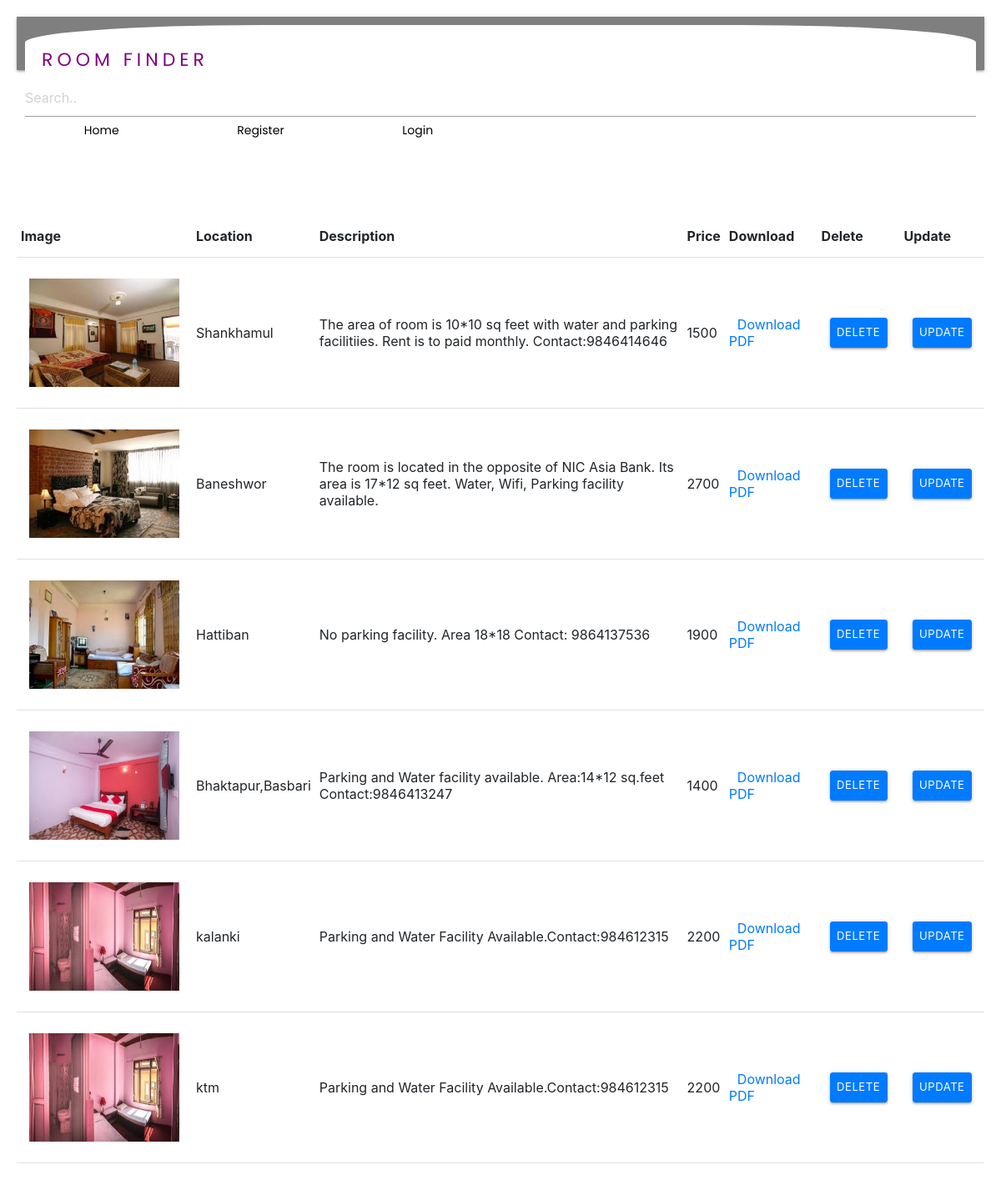
Page /room/ on the committed database.
### addpost/models.py (models this page shows, shortened)
class Room(models.Model):
	pdf = models.ImageField(upload_to = "room/pdfs")
	location = models.TextField()
	description = models.TextField()
	price = models.IntegerField()

### addpost/views.py (the view)
# urls.py: path("room/",views.room_list, name="room"),
def room_list(request):
	room = Room.objects.all()
	query = ""
	if request.GET:
		query = request.GET['q']
		room = get_data_queryset(str(query))
	return render(request,"addpost/room_list.html",{"rooms":room})

### addpost/templates/addpost/room_list.html (shortened to what this page needs)
{% extends "base.html" %}
{% block content %}
{% include "start/navbar.html" %}
<form class = "search-bar" method="get">
	<input type="text" name="q" placeholder="Search.." id="id_q">
</form>
<table>
	<thead>
		<tr>
			<th>Image</th>
			<th>Location</th>
			<th>Description</th>
			<th>Price</th>
			<th>Download</th>
			<th>Delete</th>
			<th>Update</th>
		</tr>
	</thead>
	{% if rooms %}
	<tbody>
		{% for room in rooms %}
		<tr>
			<td>
				<img src="{{room.pdf.url}}" width="200px" height="150px">
			</td>
			<td>{{room.location}}</td>
			<td>{{room.description}}</td>
			<td>{{room.price}}</td>
			<td><a href="{{room.pdf.url}}">Download PDF</a></td>
			<td>
				<form method="POST" action="{% url 'addpost:delete_room' room.pk %}">
					<button type="submit" class="btn btn-primary btn-sm">Delete</button>
				</form>
			</td>
			<td>
				<form method="POST" action="{% url 'addpost:update_room' room.pk %}">
					<button type="submit" class="btn btn-primary btn-sm">Update</button>
				</form>
			</td>
		</tr>
		{% endfor %}
		{% endif %}
	</tbody>
</table>
{% endblock %}

### templates/base.html (shortened to what this page needs)
	{% load static %}
<link rel="stylesheet" type="text/css" href="{% static 'css/style.css' %}">
    <link rel="stylesheet" href="https://cdnjs.cloudflare.com/ajax/libs/materialize/1.0.0/css/materialize.min.css">
{% block content %}
{% endblock %}

### start/templates/start/navbar.html (shortened to what this page needs)
{% load static %}
<link rel="stylesheet" type="text/css" href="{% static 'css/style.css' %}">
<link rel="stylesheet" type="text/css" href="{% static 'css/stylesheet.css' %}">
<link rel="stylesheet" href="https://stackpath.bootstrapcdn.com/bootstrap/4.4.1/css/bootstrap.min.css">
<nav>
    <div class="logo">
      <a href="#" >Room Finder</a>
     </div>
      <ul class="nav_items" >
        <li><a href="/">Home</a></li>
        {% if user.is_authenticated %}
        <li><a href="/account">{{user.username}}</a></li>
        <li><a href="/logout">Logout</a></li>
        <li><a href="/addpost">Add Post</a></li>
        <li><a href="/room">Room List</a></li>
        {% else %}
      	<li><a href="/register">Register</a></li>
      	<li><a href="/login">Login</a></li>
       {% endif %}
      </ul>
</nav>

### static/css/style.css (style rules this page uses)
* { margin: 0px; padding: 0px; box-sizing: border-box; }
nav { display:flex; justify-content: space-around; align-items: center; min-height: 8vh; background-color: rgba(0,0,0,0.5); font-family: 'Poppins', sans-serif; }
.logo { background: white; border-radius: 25%; text-transform:uppercase; letter-spacing:5px; font-size: 22px; }
.logo a { color: purple; text-decoration: none; }
.nav_items { display:flex; justify-content: space-around; width:50%; }
.nav_items a { text-decoration:none; color: black; font-size: 14px; }
.nav_items li { list-style:none; }
table { margin-top: 100px; }

### static/css/stylesheet.css (style rules this page uses)
* { padding:10px; }

### rows in the picture
Room: pdf (picture), location "Shankhamul", description "The area of room is 10*10 sq feet with water and parking facilitiies. Rent is to paid monthly. Contact:9846414646", price "1500"
Room: pdf (picture), location "Baneshwor", description "The room is located in the opposite of NIC Asia Bank. Its area is 17*12 sq feet. Water, Wifi, Parking facility available.", price "2700"
Room: pdf (picture), location "Hattiban", description "No parking facility. Area 18*18 Contact: 9864137536", price "1900"
Room: pdf (picture), location "Bhaktapur,Basbari", description "Parking and Water facility available. Area:14*12 sq.feet Contact:9846413247", price "1400"
Room: pdf (picture), location "kalanki", description "Parking and Water Facility Available.Contact:984612315", price "2200"
Room: pdf (picture), location "ktm", description "Parking and Water Facility Available.Contact:984612315", price "2200"
